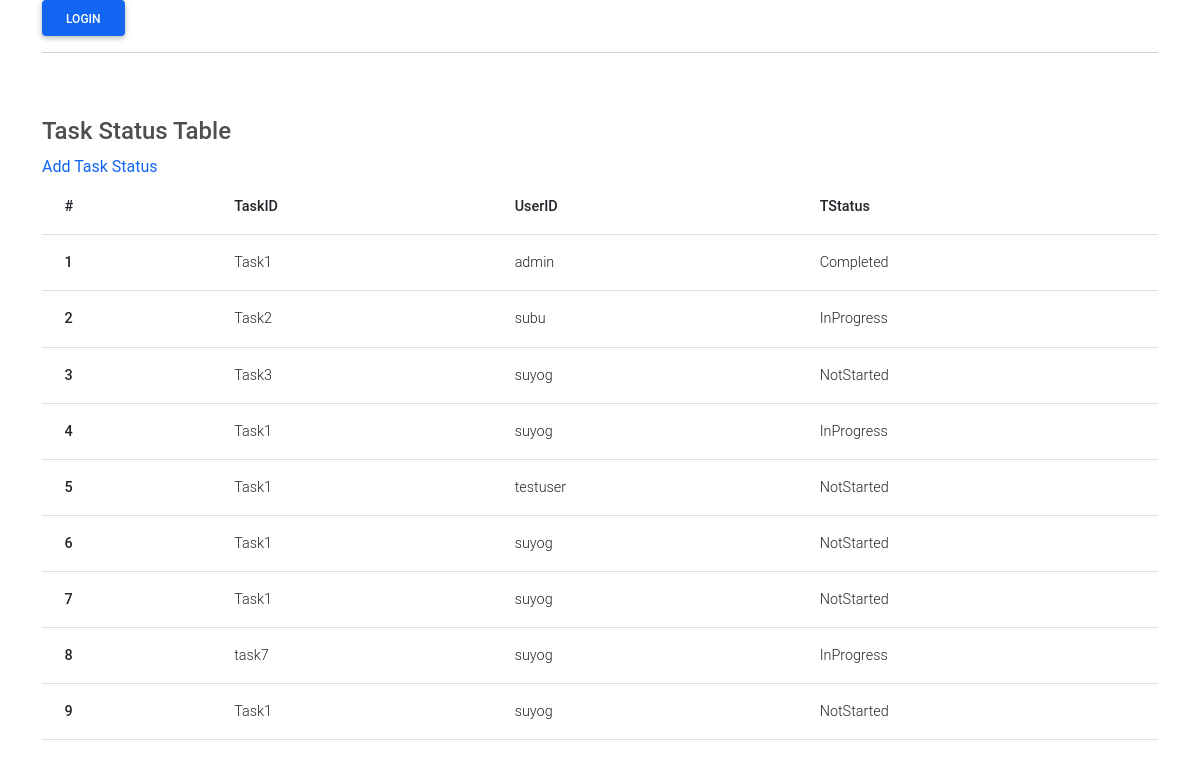
Screenshot of /task-table with the database file from the repository.
### TaskApp/models.py (models this page shows)
class TaskStatusTable(models.Model):
    TaskID = models.ForeignKey(TasksTable, on_delete=models.CASCADE) #TasksTable id as foreignkey
    UserID = models.ForeignKey(User, on_delete=models.CASCADE) # User table id as foreignkey
    TStatus = models.CharField(max_length=255, choices=(('NotStarted', 'NotStarted'),('InProgress', 'InProgress'),('Completed','Completed')))

class TasksTable(models.Model):
    TaskID = models.CharField(max_length=255, unique=True)
    def __str__(self):
        return f"{self.TaskID}"

### TaskApp/views.py (the view)
# urls.py: path('task-table', views.TaskTable, name="taskTable")
def TaskTable(request):
    context = {
        'taskDatas': TaskStatusTable.objects.all()
    }
    return render(request, 'taskTable.html', context=context)

### TaskApp/templates/taskTable.html (shortened to what this page needs)
<!DOCTYPE html>
{% load static %}
<html lang="en">
<head>
    <link rel="stylesheet" href="{% static 'css/mdb.min.css' %}">
</head>
<body>
    <div class="container">
        <div pt-5>
            {% if request.user.is_authenticated %}
            <h3>Welcome {{ request.user }}</h3>
            <a class="btn btn-primary" href="{% url 'logout' %}">Logout</a>
            {% else %}
            <a class="btn btn-primary" href="{% url 'login' %}">Login</a>
            {% endif %}
        </div>
        <hr>
        <div class="pt-5">
            <h4>Task Status Table</h4>
            <a href="{% url 'taskStatus' %}">Add Task Status</a>
            <table class="table">
                <thead>
                  <tr>
                    <th scope="col">#</th>
                    <th scope="col">TaskID</th>
                    <th scope="col">UserID</th>
                    <th scope="col">TStatus</th>
                  </tr>
                </thead>
                <tbody>
                    {% for task in taskDatas %}
                  <tr>
                    <th scope="row">{{forloop.counter}}</th>
                    <td>{{ task.TaskID }}</td>
                    <td>{{task.UserID}}</td>
                    <td>{{ task.TStatus }}</td>
                  </tr>
                  {% endfor %}
                </tbody>
              </table>
        </div>
    </div>
</body>
</html>

### rows the page displays
TaskStatusTable: TaskID "Task1", UserID "admin", TStatus "Completed"
TaskStatusTable: TaskID "Task2", UserID "subu", TStatus "InProgress"
TaskStatusTable: TaskID "Task3", UserID "suyog", TStatus "NotStarted"
TaskStatusTable: TaskID "Task1", UserID "suyog", TStatus "InProgress"
TaskStatusTable: TaskID "Task1", UserID "testuser", TStatus "NotStarted"
TaskStatusTable: TaskID "Task1", UserID "suyog", TStatus "NotStarted"
TaskStatusTable: TaskID "Task1", UserID "suyog", TStatus "NotStarted"
TaskStatusTable: TaskID "task7", UserID "suyog", TStatus "InProgress"
TaskStatusTable: TaskID "Task1", UserID "suyog", TStatus "NotStarted"
